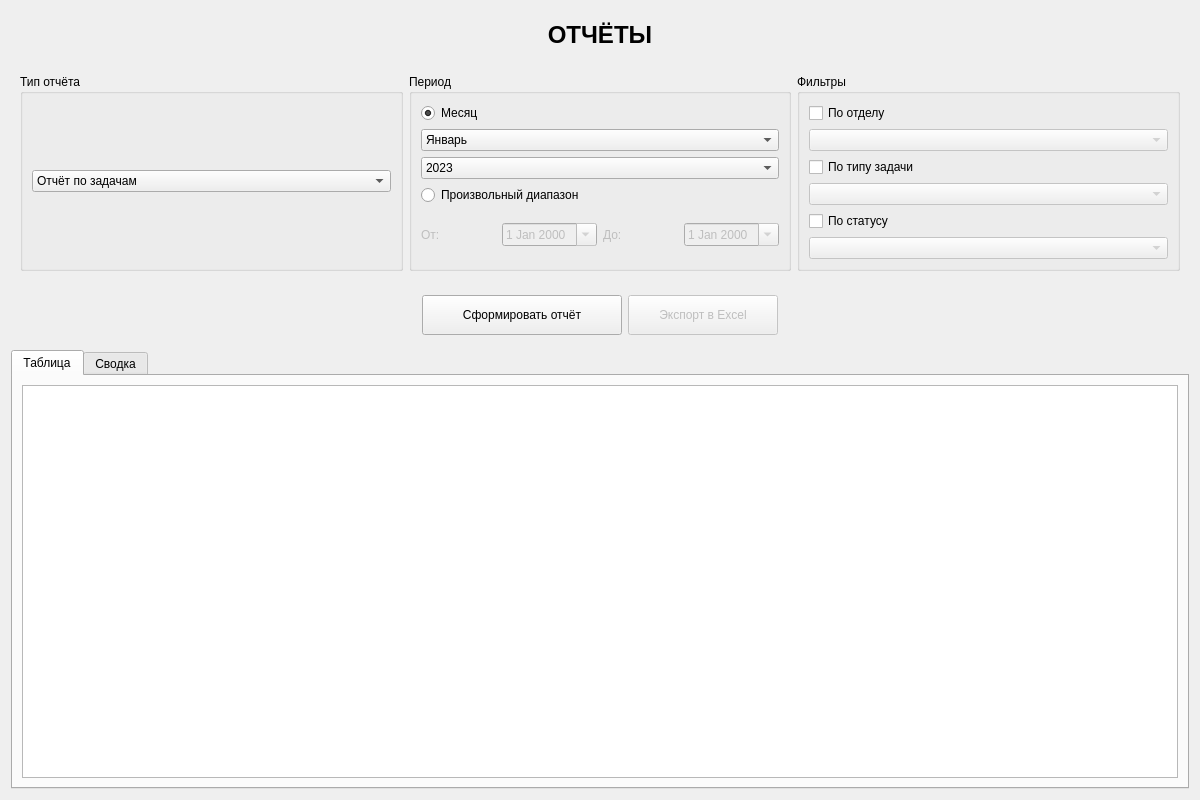
<?xml version="1.0" encoding="UTF-8"?>
<ui version="4.0">
 <class>Form</class>
 <widget class="QWidget" name="Form">
  <property name="geometry">
   <rect>
    <x>0</x>
    <y>0</y>
    <width>1200</width>
    <height>800</height>
   </rect>
  </property>
  <property name="windowTitle">
   <string>Отчёты</string>
  </property>
  <layout class="QVBoxLayout" name="verticalLayout_main">
   <item>
    <widget class="QLabel" name="label_header">
     <property name="text">
      <string>ОТЧЁТЫ</string>
     </property>
     <property name="alignment">
      <set>Qt::AlignCenter</set>
     </property>
     <property name="styleSheet">
      <string>font-size: 24px; font-weight: bold; padding: 10px;</string>
     </property>
    </widget>
   </item>
   <item>
    <widget class="QWidget" name="widget_controls" native="true">
     <layout class="QHBoxLayout" name="horizontalLayout_controls">
      <item>
       <widget class="QGroupBox" name="groupBox_report_type">
        <property name="title">
         <string>Тип отчёта</string>
        </property>
        <layout class="QVBoxLayout" name="verticalLayout_report_type">
         <item>
          <widget class="QComboBox" name="comboBox_report_type">
           <item>
            <property name="text">
             <string>Отчёт по задачам</string>
            </property>
           </item>
           <item>
            <property name="text">
             <string>Отчёт по станкам</string>
            </property>
           </item>
           <item>
            <property name="text">
             <string>Отчёт по заготовкам</string>
            </property>
           </item>
           <item>
            <property name="text">
             <string>Отчёт по инструментам</string>
            </property>
           </item>
           <item>
            <property name="text">
             <string>Сводный отчёт</string>
            </property>
           </item>
          </widget>
         </item>
        </layout>
       </widget>
      </item>
      <item>
       <widget class="QGroupBox" name="groupBox_period">
        <property name="title">
         <string>Период</string>
        </property>
        <layout class="QVBoxLayout" name="verticalLayout_period">
         <item>
          <widget class="QRadioButton" name="radioButton_month">
           <property name="text">
            <string>Месяц</string>
           </property>
           <property name="checked">
            <bool>true</bool>
           </property>
          </widget>
         </item>
         <item>
          <widget class="QComboBox" name="comboBox_month">
           <item>
            <property name="text">
             <string>Январь</string>
            </property>
           </item>
           <item>
            <property name="text">
             <string>Февраль</string>
            </property>
           </item>
           <item>
            <property name="text">
             <string>Март</string>
            </property>
           </item>
           <item>
            <property name="text">
             <string>Апрель</string>
            </property>
           </item>
           <item>
            <property name="text">
             <string>Май</string>
            </property>
           </item>
           <item>
            <property name="text">
             <string>Июнь</string>
            </property>
           </item>
           <item>
            <property name="text">
             <string>Июль</string>
            </property>
           </item>
           <item>
            <property name="text">
             <string>Август</string>
            </property>
           </item>
           <item>
            <property name="text">
             <string>Сентябрь</string>
            </property>
           </item>
           <item>
            <property name="text">
             <string>Октябрь</string>
            </property>
           </item>
           <item>
            <property name="text">
             <string>Ноябрь</string>
            </property>
           </item>
           <item>
            <property name="text">
             <string>Декабрь</string>
            </property>
           </item>
          </widget>
         </item>
         <item>
          <widget class="QComboBox" name="comboBox_year">
           <item>
            <property name="text">
             <string>2023</string>
            </property>
           </item>
           <item>
            <property name="text">
             <string>2024</string>
            </property>
           </item>
           <item>
            <property name="text">
             <string>2025</string>
            </property>
           </item>
           <item>
            <property name="text">
             <string>2026</string>
            </property>
           </item>
          </widget>
         </item>
         <item>
          <widget class="QRadioButton" name="radioButton_range">
           <property name="text">
            <string>Произвольный диапазон</string>
           </property>
          </widget>
         </item>
         <item>
          <widget class="QWidget" name="widget_date_range" native="true">
           <property name="enabled">
            <bool>false</bool>
           </property>
           <layout class="QHBoxLayout" name="horizontalLayout_date_range">
            <property name="leftMargin">
             <number>0</number>
            </property>
            <property name="topMargin">
             <number>0</number>
            </property>
            <property name="rightMargin">
             <number>0</number>
            </property>
            <property name="bottomMargin">
             <number>0</number>
            </property>
            <item>
             <widget class="QLabel" name="label_date_from">
              <property name="text">
               <string>От:</string>
              </property>
             </widget>
            </item>
            <item>
             <widget class="QDateEdit" name="dateEdit_from">
              <property name="calendarPopup">
               <bool>true</bool>
              </property>
             </widget>
            </item>
            <item>
             <widget class="QLabel" name="label_date_to">
              <property name="text">
               <string>До:</string>
              </property>
             </widget>
            </item>
            <item>
             <widget class="QDateEdit" name="dateEdit_to">
              <property name="calendarPopup">
               <bool>true</bool>
              </property>
             </widget>
            </item>
           </layout>
          </widget>
         </item>
        </layout>
       </widget>
      </item>
      <item>
       <widget class="QGroupBox" name="groupBox_filters">
        <property name="title">
         <string>Фильтры</string>
        </property>
        <layout class="QVBoxLayout" name="verticalLayout_filters">
         <item>
          <widget class="QCheckBox" name="checkBox_filter_department">
           <property name="text">
            <string>По отделу</string>
           </property>
          </widget>
         </item>
         <item>
          <widget class="QComboBox" name="comboBox_department">
           <property name="enabled">
            <bool>false</bool>
           </property>
          </widget>
         </item>
         <item>
          <widget class="QCheckBox" name="checkBox_filter_task_type">
           <property name="text">
            <string>По типу задачи</string>
           </property>
          </widget>
         </item>
         <item>
          <widget class="QComboBox" name="comboBox_task_type">
           <property name="enabled">
            <bool>false</bool>
           </property>
          </widget>
         </item>
         <item>
          <widget class="QCheckBox" name="checkBox_filter_status">
           <property name="text">
            <string>По статусу</string>
           </property>
          </widget>
         </item>
         <item>
          <widget class="QComboBox" name="comboBox_status">
           <property name="enabled">
            <bool>false</bool>
           </property>
          </widget>
         </item>
        </layout>
       </widget>
      </item>
     </layout>
    </widget>
   </item>
   <item>
    <widget class="QWidget" name="widget_buttons" native="true">
     <layout class="QHBoxLayout" name="horizontalLayout_buttons">
      <item>
       <spacer name="horizontalSpacer">
        <property name="orientation">
         <enum>Qt::Horizontal</enum>
        </property>
        <property name="sizeHint" stdset="0">
         <size>
          <width>40</width>
          <height>20</height>
         </size>
        </property>
       </spacer>
      </item>
      <item>
       <widget class="QPushButton" name="pushButton_generate">
        <property name="text">
         <string>Сформировать отчёт</string>
        </property>
        <property name="minimumSize">
         <size>
          <width>200</width>
          <height>40</height>
         </size>
        </property>
       </widget>
      </item>
      <item>
       <widget class="QPushButton" name="pushButton_export">
        <property name="text">
         <string>Экспорт в Excel</string>
        </property>
        <property name="enabled">
         <bool>false</bool>
        </property>
        <property name="minimumSize">
         <size>
          <width>150</width>
          <height>40</height>
         </size>
        </property>
       </widget>
      </item>
      <item>
       <spacer name="horizontalSpacer_2">
        <property name="orientation">
         <enum>Qt::Horizontal</enum>
        </property>
        <property name="sizeHint" stdset="0">
         <size>
          <width>40</width>
          <height>20</height>
         </size>
        </property>
       </spacer>
      </item>
     </layout>
    </widget>
   </item>
   <item>
    <widget class="QTabWidget" name="tabWidget_results">
     <property name="currentIndex">
      <number>0</number>
     </property>
     <widget class="QWidget" name="tab_table">
      <attribute name="title">
       <string>Таблица</string>
      </attribute>
      <layout class="QVBoxLayout" name="verticalLayout_table">
       <item>
        <widget class="QTableWidget" name="tableWidget_report">
         <property name="alternatingRowColors">
          <bool>true</bool>
         </property>
         <property name="selectionBehavior">
          <enum>QAbstractItemView::SelectRows</enum>
         </property>
        </widget>
       </item>
      </layout>
     </widget>
     <widget class="QWidget" name="tab_summary">
      <attribute name="title">
       <string>Сводка</string>
      </attribute>
      <layout class="QVBoxLayout" name="verticalLayout_summary">
       <item>
        <widget class="QTextEdit" name="textEdit_summary">
         <property name="readOnly">
          <bool>true</bool>
         </property>
        </widget>
       </item>
      </layout>
     </widget>
    </widget>
   </item>
  </layout>
 </widget>
 <resources/>
 <connections/>
</ui>
